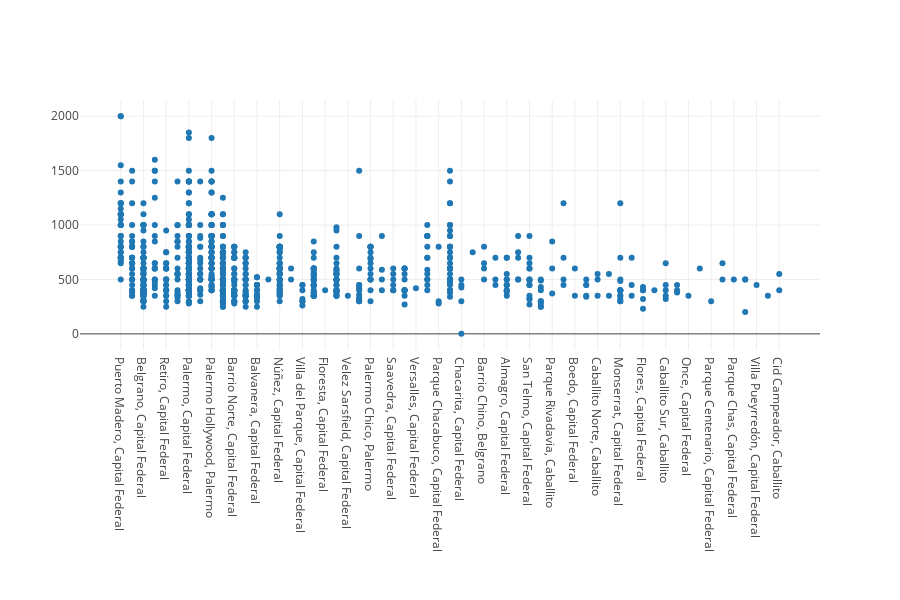

Notebook code cell kept with this figure:
### Code cell
fig = go.Figure()
fig.add_trace(go.Scatter(x = df_usd["Location"],y = df_usd["Price"], mode = "markers"))
fig.update_layout(template = None, height = 600, margin = {'b':250})

### Figure 1 — Plotly figure (JSON) as saved in the notebook; plotly's stock layout.template omitted (floating-point values rounded to 4 significant figures; data arrays with more than 128 entries replaced by an {"elided": "..."} marker saying what was removed)
{"data": [{"mode": "markers", "type": "scatter", "x": {"elided": "965 str values"}, "y": {"elided": "965 int values"}}], "layout": {"height": 600, "margin": {"b": 250}}}
